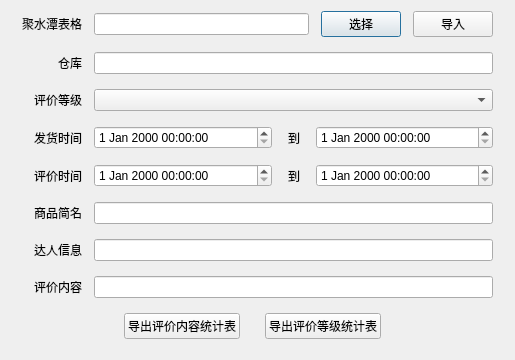
<?xml version="1.0" encoding="UTF-8"?>
<ui version="4.0">
 <class>ExcelDialog</class>
 <widget class="QDialog" name="ExcelDialog">
  <property name="geometry">
   <rect>
    <x>0</x>
    <y>0</y>
    <width>515</width>
    <height>360</height>
   </rect>
  </property>
  <property name="windowTitle">
   <string>合并表格</string>
  </property>
  <widget class="QWidget" name="">
   <property name="geometry">
    <rect>
     <x>12</x>
     <y>8</y>
     <width>481</width>
     <height>341</height>
    </rect>
   </property>
   <layout class="QVBoxLayout" name="verticalLayout">
    <property name="spacing">
     <number>12</number>
    </property>
    <item>
     <layout class="QHBoxLayout" name="horizontalLayout_2">
      <item>
       <widget class="QLabel" name="label_2">
        <property name="minimumSize">
         <size>
          <width>70</width>
          <height>0</height>
         </size>
        </property>
        <property name="maximumSize">
         <size>
          <width>70</width>
          <height>16777215</height>
         </size>
        </property>
        <property name="text">
         <string>聚水潭表格</string>
        </property>
        <property name="alignment">
         <set>Qt::AlignRight|Qt::AlignTrailing|Qt::AlignVCenter</set>
        </property>
       </widget>
      </item>
      <item>
       <widget class="QLineEdit" name="jushuitanLineEdit"/>
      </item>
      <item>
       <widget class="QPushButton" name="selectJushuitanButton">
        <property name="text">
         <string>选择</string>
        </property>
       </widget>
      </item>
      <item>
       <widget class="QPushButton" name="importJushuitanButton">
        <property name="text">
         <string>导入</string>
        </property>
       </widget>
      </item>
     </layout>
    </item>
    <item>
     <layout class="QHBoxLayout" name="horizontalLayout">
      <item>
       <widget class="QLabel" name="label">
        <property name="minimumSize">
         <size>
          <width>70</width>
          <height>0</height>
         </size>
        </property>
        <property name="maximumSize">
         <size>
          <width>70</width>
          <height>16777215</height>
         </size>
        </property>
        <property name="text">
         <string>仓库</string>
        </property>
        <property name="alignment">
         <set>Qt::AlignRight|Qt::AlignTrailing|Qt::AlignVCenter</set>
        </property>
       </widget>
      </item>
      <item>
       <widget class="QLineEdit" name="warehouseEdit"/>
      </item>
     </layout>
    </item>
    <item>
     <layout class="QHBoxLayout" name="horizontalLayout_4">
      <item>
       <widget class="QLabel" name="label_3">
        <property name="minimumSize">
         <size>
          <width>70</width>
          <height>0</height>
         </size>
        </property>
        <property name="maximumSize">
         <size>
          <width>70</width>
          <height>16777215</height>
         </size>
        </property>
        <property name="text">
         <string>评价等级</string>
        </property>
        <property name="alignment">
         <set>Qt::AlignRight|Qt::AlignTrailing|Qt::AlignVCenter</set>
        </property>
       </widget>
      </item>
      <item>
       <widget class="QComboBox" name="commentLevelComboBox"/>
      </item>
     </layout>
    </item>
    <item>
     <layout class="QHBoxLayout" name="horizontalLayout_5">
      <item>
       <widget class="QLabel" name="label_4">
        <property name="minimumSize">
         <size>
          <width>70</width>
          <height>0</height>
         </size>
        </property>
        <property name="maximumSize">
         <size>
          <width>70</width>
          <height>16777215</height>
         </size>
        </property>
        <property name="text">
         <string>发货时间</string>
        </property>
        <property name="alignment">
         <set>Qt::AlignRight|Qt::AlignTrailing|Qt::AlignVCenter</set>
        </property>
       </widget>
      </item>
      <item>
       <widget class="QDateTimeEdit" name="shippingBeginDateTimeEdit"/>
      </item>
      <item>
       <widget class="QLabel" name="label_5">
        <property name="maximumSize">
         <size>
          <width>20</width>
          <height>16777215</height>
         </size>
        </property>
        <property name="text">
         <string>到</string>
        </property>
        <property name="alignment">
         <set>Qt::AlignCenter</set>
        </property>
       </widget>
      </item>
      <item>
       <widget class="QDateTimeEdit" name="shippingEndDateTimeEdit"/>
      </item>
     </layout>
    </item>
    <item>
     <layout class="QHBoxLayout" name="horizontalLayout_6">
      <item>
       <widget class="QLabel" name="label_6">
        <property name="minimumSize">
         <size>
          <width>70</width>
          <height>0</height>
         </size>
        </property>
        <property name="maximumSize">
         <size>
          <width>70</width>
          <height>16777215</height>
         </size>
        </property>
        <property name="text">
         <string>评价时间</string>
        </property>
        <property name="alignment">
         <set>Qt::AlignRight|Qt::AlignTrailing|Qt::AlignVCenter</set>
        </property>
       </widget>
      </item>
      <item>
       <widget class="QDateTimeEdit" name="commentBeginDateTimeEdit"/>
      </item>
      <item>
       <widget class="QLabel" name="label_7">
        <property name="maximumSize">
         <size>
          <width>20</width>
          <height>16777215</height>
         </size>
        </property>
        <property name="text">
         <string>到</string>
        </property>
        <property name="alignment">
         <set>Qt::AlignCenter</set>
        </property>
       </widget>
      </item>
      <item>
       <widget class="QDateTimeEdit" name="commentEndDateTimeEdit"/>
      </item>
     </layout>
    </item>
    <item>
     <layout class="QHBoxLayout" name="horizontalLayout_7">
      <item>
       <widget class="QLabel" name="label_8">
        <property name="minimumSize">
         <size>
          <width>70</width>
          <height>0</height>
         </size>
        </property>
        <property name="maximumSize">
         <size>
          <width>70</width>
          <height>16777215</height>
         </size>
        </property>
        <property name="text">
         <string>商品简名</string>
        </property>
        <property name="alignment">
         <set>Qt::AlignRight|Qt::AlignTrailing|Qt::AlignVCenter</set>
        </property>
       </widget>
      </item>
      <item>
       <widget class="QLineEdit" name="goodNameEdit"/>
      </item>
     </layout>
    </item>
    <item>
     <layout class="QHBoxLayout" name="horizontalLayout_8">
      <item>
       <widget class="QLabel" name="label_9">
        <property name="minimumSize">
         <size>
          <width>70</width>
          <height>0</height>
         </size>
        </property>
        <property name="maximumSize">
         <size>
          <width>70</width>
          <height>16777215</height>
         </size>
        </property>
        <property name="text">
         <string>达人信息</string>
        </property>
        <property name="alignment">
         <set>Qt::AlignRight|Qt::AlignTrailing|Qt::AlignVCenter</set>
        </property>
       </widget>
      </item>
      <item>
       <widget class="QLineEdit" name="darenEdit"/>
      </item>
     </layout>
    </item>
    <item>
     <layout class="QHBoxLayout" name="horizontalLayout_9">
      <item>
       <widget class="QLabel" name="label_10">
        <property name="minimumSize">
         <size>
          <width>70</width>
          <height>0</height>
         </size>
        </property>
        <property name="maximumSize">
         <size>
          <width>70</width>
          <height>16777215</height>
         </size>
        </property>
        <property name="text">
         <string>评价内容</string>
        </property>
        <property name="alignment">
         <set>Qt::AlignRight|Qt::AlignTrailing|Qt::AlignVCenter</set>
        </property>
       </widget>
      </item>
      <item>
       <widget class="QLineEdit" name="commentContentEdit"/>
      </item>
     </layout>
    </item>
    <item>
     <layout class="QHBoxLayout" name="horizontalLayout_3">
      <property name="spacing">
       <number>25</number>
      </property>
      <item>
       <spacer name="horizontalSpacer">
        <property name="orientation">
         <enum>Qt::Horizontal</enum>
        </property>
        <property name="sizeHint" stdset="0">
         <size>
          <width>40</width>
          <height>20</height>
         </size>
        </property>
       </spacer>
      </item>
      <item>
       <widget class="QPushButton" name="exportContentSummaryBtn">
        <property name="text">
         <string>导出评价内容统计表</string>
        </property>
       </widget>
      </item>
      <item>
       <widget class="QPushButton" name="exportCommentLevelSummaryBtn">
        <property name="text">
         <string>导出评价等级统计表</string>
        </property>
       </widget>
      </item>
      <item>
       <spacer name="horizontalSpacer_2">
        <property name="orientation">
         <enum>Qt::Horizontal</enum>
        </property>
        <property name="sizeHint" stdset="0">
         <size>
          <width>40</width>
          <height>20</height>
         </size>
        </property>
       </spacer>
      </item>
     </layout>
    </item>
   </layout>
  </widget>
 </widget>
 <resources/>
 <connections/>
</ui>
